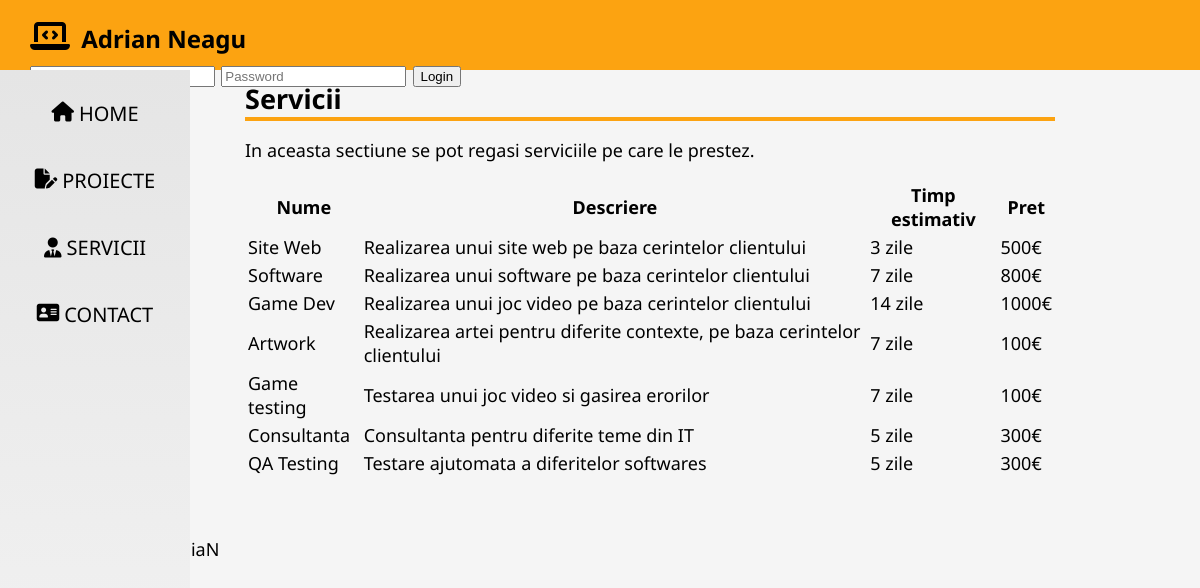
Page /Website/PHP/servicii.php on the committed database.
### tables this page shows
CREATE TABLE IF NOT EXISTS `servicii` (
  `id` int(11) NOT NULL AUTO_INCREMENT,
  `nume` varchar(50) NOT NULL,
  `descriere` varchar(100) NOT NULL,
  `timp_estimativ` varchar(50) NOT NULL,
  `pret` int(11) NOT NULL,
  PRIMARY KEY (`id`)
);

### Website/PHP/servicii.php (the view, shortened to what this page needs)
<?php
    function extrageDB_unlogat(){
        require 'conectDB.php';
        $sql= "SELECT * FROM servicii";
        $result = mysqli_query($conn,$sql);
        while ($row = mysqli_fetch_assoc($result)) {
            echo '
            <tr>
                <td>'.$row['nume'].'</td>
                <td>'.$row['descriere'].'</td>
                <td>'.$row['timp_estimativ'].'</td>
                <td>'.$row['pret'].'€</td>
            </tr>';
        }
    }
?>
<!DOCTYPE html>
<html lang="en">
<head>
    <link rel="stylesheet" type="text/css" href="/ProiectDAW/css/style.css">
    <link rel="stylesheet" type="text/css" href="/ProiectDAW/css/fontawsome/css/all.css">
    <link rel="stylesheet" type="text/css" href="/ProiectDAW/css/fontawsome/fontawesome.css">
</head>
<body>
    <?php
    require 'menu.php';
    ?>
    <main>
        <h2 class="title">Servicii</h2>
        <p>In aceasta sectiune se pot regasi serviciile pe care le prestez.</p>
        <?php
        if (isset($_SESSION['logat1']) && $_SESSION['logat1'] === true) {
            echo '
            <div class="tabelServicii">
                <form action="serviciiCheck.php" method="post">
                    <table>
                        <tr>
                            <th>Nume</th>
                            <th>Descriere</th>
                            <th>Timp estimativ</th>
                            <th>Pret</th>
                            <th>Selecteaza</th>
                        </tr>';
                        extrageDB_logat();
            echo '</table>
                    <button onclick="return confirm(\'Esti sigur ca vrei sa comanzi urmatoarele servicii?\');" type="submit" name="trimite">Trimite</button>
                </form>';
                if(isset($_SESSION['bool'])){
                    if($_SESSION['bool']==1)
                        echo '<p style="color:green" >Ai comandat cu succes serviciile, le poti vedea la sectiunea "Servicii comandate".';
                    else
                        echo '<p style="color:red">Ceva nu a mers bine, mai incearca.';
                    unset($_SESSION['bool']);
                }
            '</div>';
        }
        else {
            echo '
            <div class="tabelServicii">
                <form action="">
                    <table>
                        <tr>
                            <th>Nume</th>
                            <th>Descriere</th>
                            <th>Timp estimativ</th>
                            <th>Pret</th>
                        </tr>';
                        extrageDB_unlogat();
                        echo'
                        </table>
                </form>
            </div>';
        }
        ?>
    </main>
    <?php
    require 'footer.php';
    ?>
</body>
</html>

### Website/EidriiaN.github.io/css/style.css (style rules this page uses)
* { box-sizing: border-box; }
body { margin: 0; background-color: #f5f5f5; font-size: 18px; font-family: 'Noto Sans', sans-serif; }
main { margin: 10px 10% 60px 220px; padding: 0px 25px; }
p { line-height: 125%; }
.title { border-bottom: 4px solid #fca311; margin-bottom: 5px; margin-top: 10px; }

### rows in the picture
servicii: nume "Site Web", descriere "Realizarea unui site web pe baza cerintelor clientului", timp_estimativ "3 zile", pret "500"
servicii: nume "Software", descriere "Realizarea unui software pe baza cerintelor clientului", timp_estimativ "7 zile", pret "800"
servicii: nume "Game Dev", descriere "Realizarea unui joc video pe baza cerintelor clientului", timp_estimativ "14 zile", pret "1000"
servicii: nume "Artwork", descriere "Realizarea artei pentru diferite contexte, pe baza cerintelor clientului", timp_estimativ "7 zile", pret "100"
servicii: nume "Game testing", descriere "Testarea unui joc video si gasirea erorilor", timp_estimativ "7 zile", pret "100"
servicii: nume "Consultanta", descriere "Consultanta pentru diferite teme din IT", timp_estimativ "5 zile", pret "300"
servicii: nume "QA Testing", descriere "Testare ajutomata a diferitelor softwares", timp_estimativ "5 zile", pret "300"
